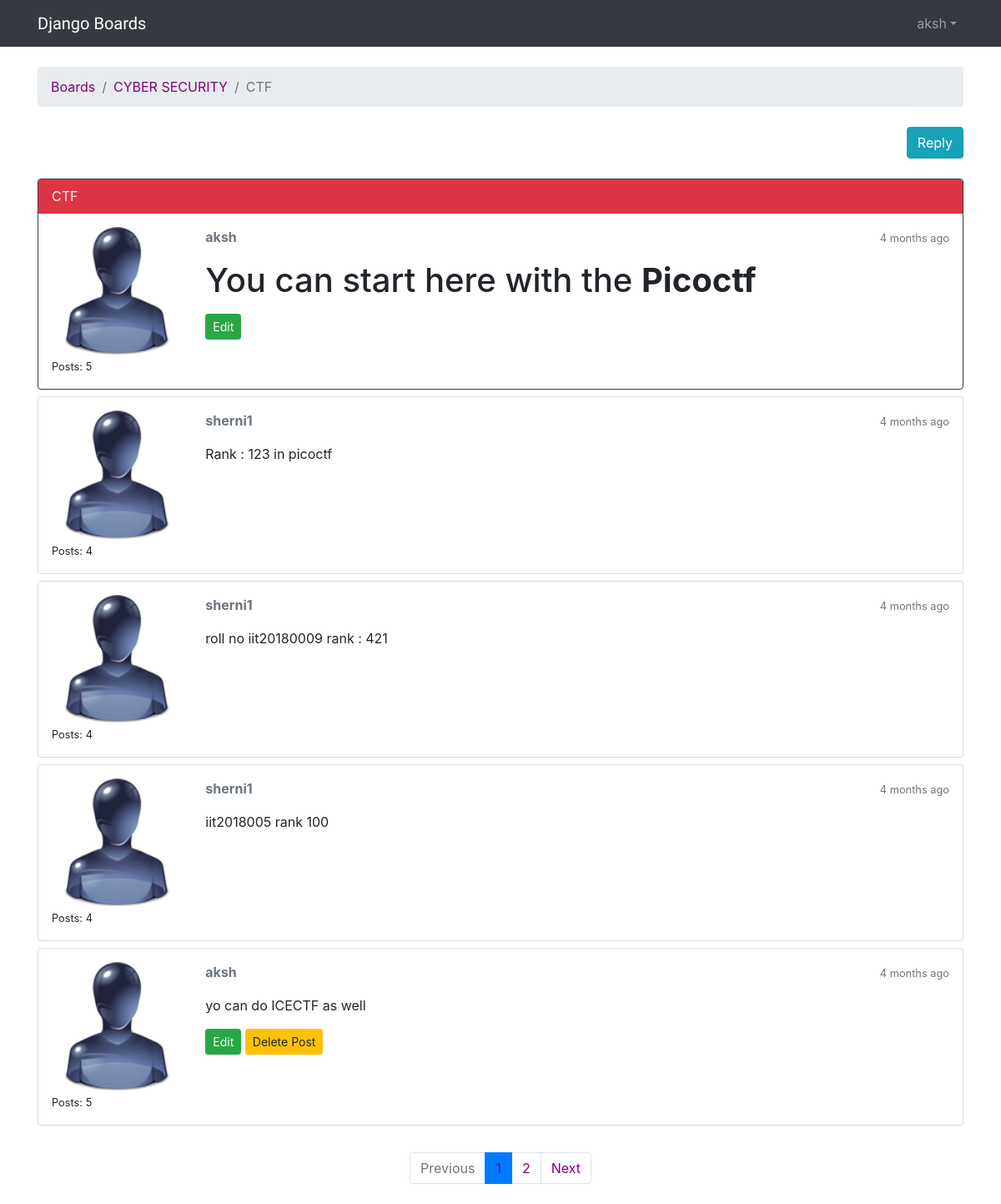
Screenshot of /boards/7/topics/139/ (signed in) with the database file from the repository.
### boards/models.py (models this page shows, shortened)
class Topic(models.Model):
    subject = models.CharField(max_length=255)
    last_updated = models.DateTimeField(auto_now_add=True)
    board = models.ForeignKey(Board, related_name='topics', on_delete=models.CASCADE)
    starter = models.ForeignKey(User, related_name='topics', on_delete=models.CASCADE)
    views = models.PositiveIntegerField(default=0)

class Board(models.Model):
    name=models.CharField(max_length=30,unique=True)
    description= models.CharField(max_length=100)

class Post(models.Model):
    message = models.TextField(max_length=4000)
    topic = models.ForeignKey(Topic, related_name='posts', on_delete=models.CASCADE)
    created_at = models.DateTimeField(auto_now_add=True)
    updated_at = models.DateTimeField(null=True)
    created_by = models.ForeignKey(User, related_name='posts', on_delete=models.CASCADE)
    updated_by = models.ForeignKey(User, null=True, related_name='+', on_delete=models.CASCADE)
    def get_message_as_markdown(self):
        return mark_safe(markdown(self.message, safe_mode='escape'))

### boards/views.py (the view)
# urls.py: path('boards/<int:pk>/topics/<int:topic_pk>/',views.PostListView.as_view(), name='topic_posts'),
@method_decorator(login_required, name='dispatch')             # stop unauthorized users to gain access to edit page
class PostListView(ListView):
    model = Post
    context_object_name = 'posts'
    template_name = 'boards/topic_posts.html'
    paginate_by = 5
    def get_context_data(self, **kwargs):
        session_key = 'viewed_topic_{}'.format(self.topic.pk)
        if not self.request.session.get(session_key, False):
            self.topic.views += 1
            self.topic.save()
            self.request.session[session_key] = True
        kwargs['topic'] = self.topic
        return super().get_context_data(**kwargs)
    def get_queryset(self):
        self.topic = get_object_or_404(Topic, board__pk=self.kwargs.get('pk'), pk=self.kwargs.get('topic_pk'))
        queryset = self.topic.posts.order_by('created_at')
        return queryset

### boards/templatetags/gravatar.py (called while the page is built)
@register.filter
def gravatar(user):
    email = user.email.lower().encode('utf-8')
    default = 'mm'
    size = 256
    url = 'https://www.gravatar.com/avatar/{md5}?{params}'.format(
        md5=hashlib.md5(email).hexdigest(),
        params=urlencode({'d': default, 's': str(size)})
    )
    return url

### boards/templates/boards/topic_posts.html (shortened to what this page needs)
{% extends 'boards/base.html' %}
{% load humanize %}
{% load gravatar %}
{% load static %}
{% block breadcrumb %}
  <li class="breadcrumb-item"><a id="yup" href="{% url 'home' %}">Boards</a></li>
  <li class="breadcrumb-item"><a id="yup" href="{% url 'board_topics' topic.board.pk %}">{{ topic.board.name }}</a></li>
  <li class="breadcrumb-item active">{{ topic.subject }}</li>
{% endblock %}
{% block content %}
<div align="right" class="mb-4">
    <a href="{% url 'reply_topic' topic.board.pk topic.pk %}" class="btn btn-info" role="button">Reply</a>
  </div>
  {% for post in posts %}
    <div class="card mb-2 {% if forloop.first %}border-dark{% endif %}">
      {% if forloop.first %}
      <div class="card-header text-white bg-danger py-2 px-3 tur">{{ topic.subject }}</div>
    {% endif %}
      <div class="card-body p-3">
        <div class="row">
          <div class="col-2">
            <img src="{% static 'img/avatar.png' %}" onerror="this.src='{{ post.created_by|gravatar }}';" alt="{{ post.created_by.username }}" class="w-100">
            <small>Posts: {{ post.created_by.posts.count }}</small>
          </div>
          <div class="col-10">
            <div class="row mb-3">
              <div class="col-6">
                <strong class="text-muted">{{ post.created_by.username }}</strong>
              </div>
              <div class="col-6 text-right">
                <small class="text-muted">{{ post.created_at|naturaltime }}</small>
              </div>
            </div>
            {{ post.get_message_as_markdown }}
            {% if post.created_by == user %}
              <div class="mt-3">
                <a  href="{% url 'edit_post' post.topic.board.pk post.topic.pk post.pk %}" class="btn btn-success btn-sm" role="button">Edit</a>
                {% if not forloop.first %}
                  <a  href="{% url 'delete_post' post.topic.board.pk post.topic.pk post.pk %}" class="btn btn-warning btn-sm" role="button">Delete Post</a>
                {% endif %}
              </div>
            {% endif %}
          </div>
        </div>
      </div>
    </div>
  {% endfor %}
  <br>
{% include 'includes/pagination.html' %}
{% endblock %}

### boards/templates/boards/base.html (shortened to what this page needs)
<!DOCTYPE html>
{% load static %}
<html lang="en" dir="ltr">
  <head>
    <link rel="stylesheet" href="{% static 'css/bootstrap.min.css' %}">
    <link rel="stylesheet" href="{% static 'css/home.css' %}">
  </head>
  <body>
  {% block body %}
    <nav class="navbar navbar-expand-sm navbar-dark bg-dark">
      <div class="container">
        <a class="navbar-brand" href="{% url 'home' %}">Django Boards</a>
        <div class="collapse navbar-collapse" id="mainMenu">
          {% if user.is_authenticated %}
            <ul class="navbar-nav ml-auto">
              <li class="nav-item dropdown">
             <a class="nav-link dropdown-toggle" href="#" id="userMenu" data-toggle="dropdown" aria-haspopup="true" aria-expanded="false">{{ user.username }}</a>
          </li>
        </ul>
    {% else %}
      <form class="form-inline ml-auto">
        <a href="{% url 'login' %}" class="btn btn-outline-secondary">Log in</a>
        <a href="{% url 'signup' %}" class="btn btn-primary ml-2">Sign up</a>
      </form>
    {% endif %}
      </div>
    </div>
    </nav>
    <div class="container">
      <ol class="breadcrumb my-4 cyan lighten-4">
        {% block breadcrumb %}
        {% endblock %}
      </ol>
        {% block content %}
        {% endblock %}
   </div>
  {% endblock body %}
  </body>
</html>

### boards/templates/includes/pagination.html (shortened to what this page needs)
{% if is_paginated %}
  <nav aria-label="Topics pagination" class="mb-4" >
    <ul class="pagination justify-content-center ">
      {% if page_obj.has_previous %}
        <li class="page-item">
          <a id="yup" class="page-link" id="yes" href="?page={{ page_obj.previous_page_number }}">Previous</a>
        </li>
      {% else %}
        <li class="page-item disabled">
          <span class="page-link">Previous</span>
        </li>
      {% endif %}
      {% for page_num in paginator.page_range %}
        {% if page_obj.number == page_num %}
          <li class="page-item active">
            <span id="yup" class="page-link">
              {{ page_num }}
            </span>
          </li>
        {% elif page_num > page_obj.number|add:'-5' and page_num < page_obj.number|add:'5' %}
          <li class="page-item">
            <a id="yup" class="page-link" href="?page={{ page_num }}">{{ page_num }}</a>
          </li>
        {% endif %}
      {% endfor %}
      {% if page_obj.has_next %}
        <li class="page-item">
          <a id="yup" class="page-link" href="?page={{ page_obj.next_page_number }}">Next</a>
        </li>
      {% else %}
        <li class="page-item disabled">
          <span class="page-link">Next</span>
        </li>
      {% endif %}
{% endif %}

### boards/static/css/home.css (style rules this page uses)
#yup { color: purple; }

### boards/templates/boards/base.html (style rules this page uses)
.navbar-brand { font-family: 'Peralta', cursive; }

### rows the page displays
Topic: board.name "CYBER SECURITY", subject "CTF"
Post: created_by.posts.count "5", created_by.username "aksh", created_at "4 months ago", get_message_as_markdown "You can start here with the Picoctf", shows "Edit"
Post: created_by.posts.count "4", created_by.username "sherni1", created_at "4 months ago", get_message_as_markdown "Rank : 123 in picoctf"
Post: created_by.posts.count "4", created_by.username "sherni1", created_at "4 months ago", get_message_as_markdown "roll no iit20180009 rank : 421"
Post: created_by.posts.count "4", created_by.username "sherni1", created_at "4 months ago", get_message_as_markdown "iit2018005 rank 100"
Post: created_by.posts.count "5", created_by.username "aksh", created_at "4 months ago", get_message_as_markdown "yo can do ICECTF as well", shows "Edit", shows "Delete Post"

### other values shown
{{ user.username }} "aksh"
{{ page_num }} "1"
{{ page_num }} "2"
